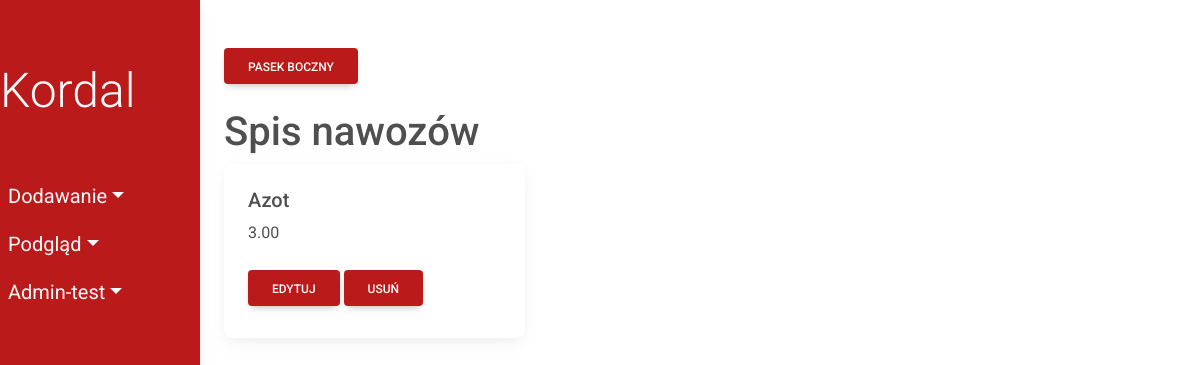
The page /fertilizers/ on the database as committed earlier.
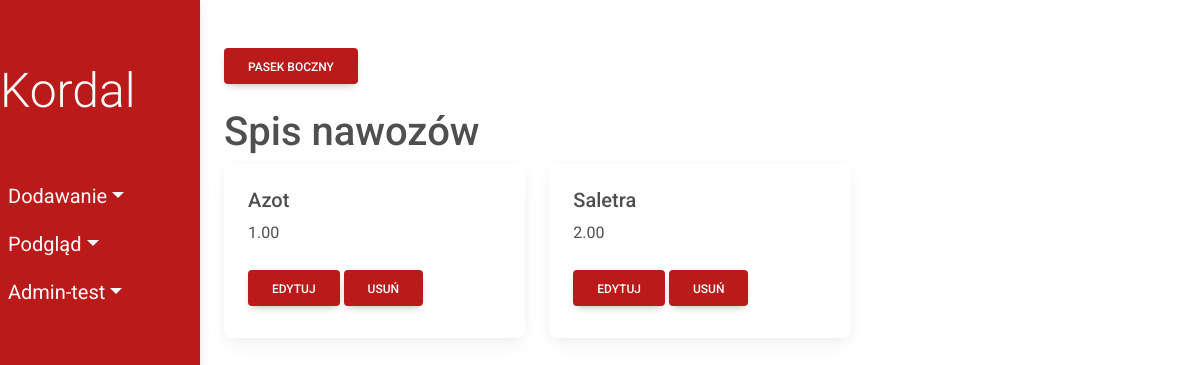
The same page on the database as committed later.
### fields/models.py (models this page shows, shortened)
class Fertilizer(models.Model):
    fertilizer_name = models.CharField(max_length=50)
    price = models.DecimalField(max_digits=10, decimal_places=2)
    class Meta:
        db_table = 'Fertilizer'

### fields/views/viewsFertilizer.py (the view)
# urls.py: path('fertilizers/', viewsFertilizer.show_fertilizers,
def show_fertilizers(request):
    fertilizers = Fertilizer.objects.all()
    return render(request, 'fields/show/fertilizer.html', {'fertilizers': fertilizers})

### fields/templates/fields/show/fertilizer.html
{% extends 'fields/index.html' %}
      {% block content %}
      <h1>Spis nawozów</h1>
      <div class="row">
        {% for fertilizer in fertilizers %}
        <div class="col-sm-4">
          <div class="card">
            <div class="card-body">
              <h5 class="card-title">{{ fertilizer.fertilizer_name}}</h5>
              <p class="card-text">{{ fertilizer.price}}</p>
              <a href="update/{{fertilizer.id}}" class="btn my-2 menu-btn">Edytuj</a>
              <a href="delete/{{fertilizer.id}}" class="btn my-2 menu-btn">Usuń</a>
            </div>
          </div>
        </div>
        {% endfor %}
      </div>
    {% endblock %}

Rows that differ between the two databases and show on the page:
changed Fertilizer "Azot": price "3.00" → "1.00"
added Fertilizer: fertilizer_name "Saletra", price "2.00"
